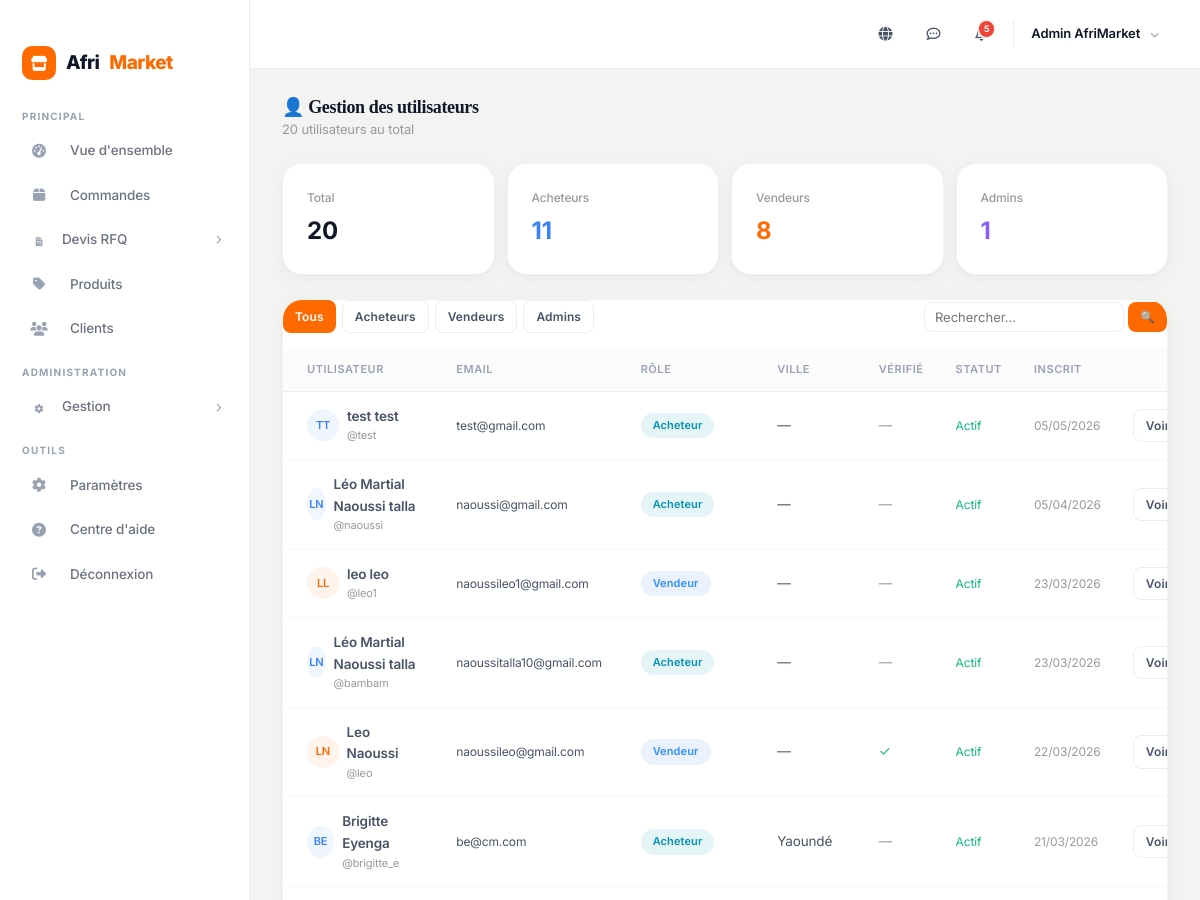
The app's page /fr/dashboard/utilisateurs/ (signed in, upper part), older data.
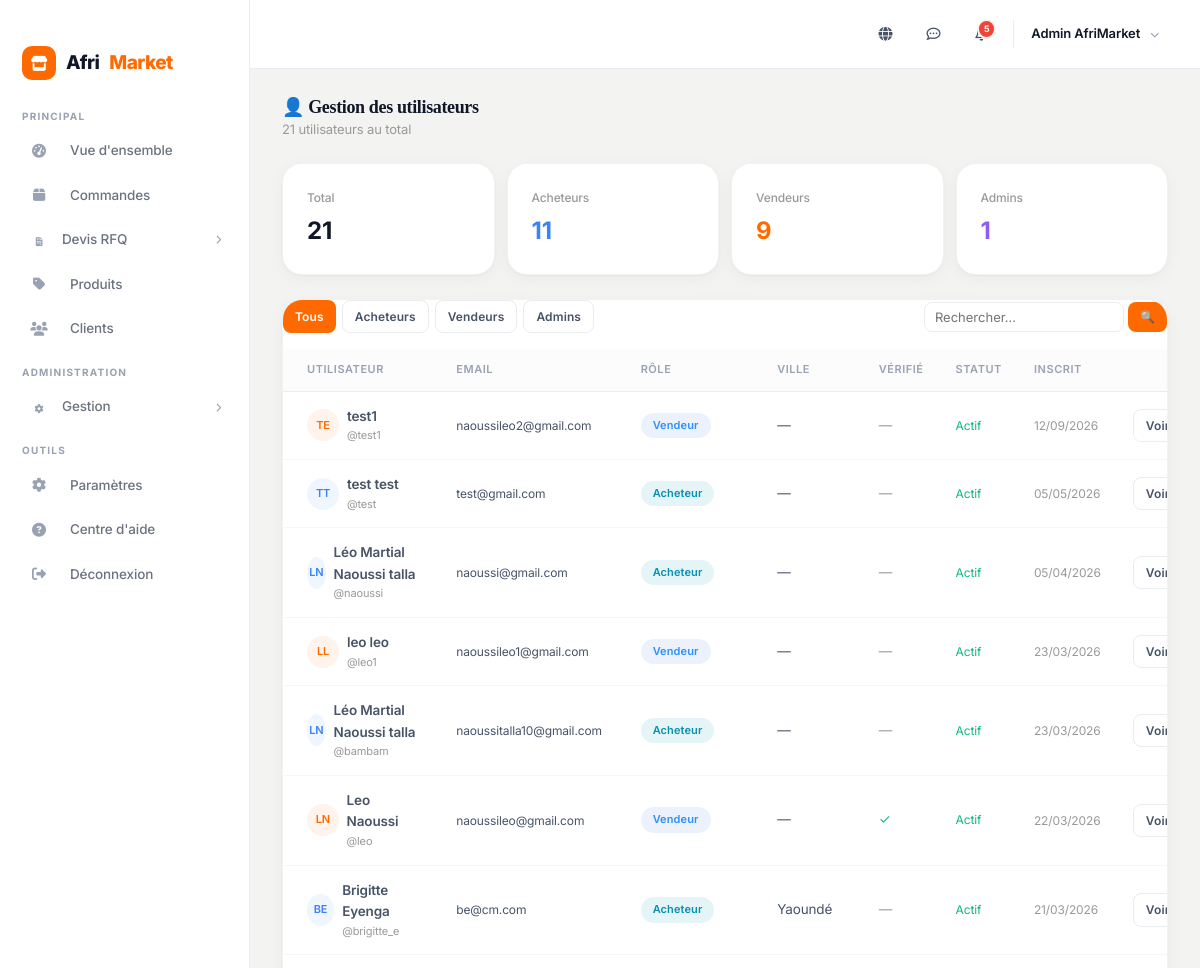
The same page, newer data.
### accounts/models.py (models this page shows, shortened)
class User(AbstractUser):
    ROLE_CHOICES = [
        ('buyer', 'Acheteur'),
        ('seller', 'Vendeur'),
        ('admin', 'Administrateur'),
    ]
    role = models.CharField(max_length=10, choices=ROLE_CHOICES, default='buyer')
    phone = models.CharField(max_length=20, blank=True)
    avatar = models.ImageField(upload_to='avatars/', blank=True, null=True)
    address = models.TextField(blank=True)
    city = models.CharField(max_length=100, blank=True)
    country = models.CharField(max_length=100, default='Cameroun')
    is_verified = models.BooleanField(default=False)
    @property
    def is_seller(self):
        return self.role == 'seller'
    @property
    def display_name(self):
        return self.get_full_name() or self.username
    @property
    def initials(self):
        if self.first_name and self.last_name:
            return f"{self.first_name[0]}{self.last_name[0]}".upper()
        return self.username[:2].upper()

### dashboard/views.py (the view)
# urls.py: path('utilisateurs/', views.admin_users, name='users'),
@login_required
def admin_users(request):
    if not (request.user.is_superuser or request.user.role == 'admin'):
        return redirect('dashboard:index')
    users = User.objects.all().order_by('-date_joined')
    role = request.GET.get('role')
    if role:
        users = users.filter(role=role)
    search = request.GET.get('q', '')
    if search:
        users = users.filter(
            Q(username__icontains=search) | Q(email__icontains=search) |
            Q(first_name__icontains=search) | Q(last_name__icontains=search)
        )
    return render(request, 'dashboard/users.html', {
        'users': users, 'total': users.count(),
        'buyers': User.objects.filter(role='buyer').count(),
        'sellers_count': User.objects.filter(role='seller').count(),
        'admins': User.objects.filter(role='admin').count(),
    })

### cart/context_processors.py (called while the page is built)
def cart_context(request):
    cart = get_cart(request)
    count = sum(item.get('quantity', 0) for item in cart.values())
    total = sum(item.get('price', 0) * item.get('quantity', 0) for item in cart.values())
    return {'cart_count': count, 'cart_total': total}

### cart/utils.py (called while the page is built, shortened)
def get_cart(request):
    if request.user.is_authenticated:
        cart = {}
        return cart
    return request.session.get('cart', {})

### catalog/context_processors.py (called while the page is built)
def categories_context(request):
    wishlist_count = 0
    if request.user.is_authenticated:
        wishlist_count = Wishlist.objects.filter(user=request.user).count()
    return {
        'nav_categories': Category.objects.filter(parent__isnull=True, is_active=True).prefetch_related('children')[:10],
        'wishlist_count': wishlist_count,
    }

### templates/dashboard/users.html (shortened to what this page needs)
{% extends 'dashboard/base.html' %}{% load humanize %}
{% block dash %}
<div class="dash-header"><div><h1>👤 Gestion des utilisateurs</h1><p style="font-size:13px;color:var(--text3);">{{ total }} utilisateur{{ total|pluralize:"s" }} au total</p></div></div>
<div class="stats-grid" style="grid-template-columns:repeat(4,1fr);">
<div class="stat-card"><div class="stat-label">Total</div><div class="stat-value">{{ total }}</div></div>
<div class="stat-card"><div class="stat-label">Acheteurs</div><div class="stat-value" style="color:var(--blue);">{{ buyers }}</div></div>
<div class="stat-card"><div class="stat-label">Vendeurs</div><div class="stat-value" style="color:var(--orange);">{{ sellers_count }}</div></div>
<div class="stat-card"><div class="stat-label">Admins</div><div class="stat-value" style="color:var(--purple);">{{ admins }}</div></div>
</div>
<div class="dash-card">
<div class="dash-card-title">
<div style="display:flex;gap:6px;"><a href="{% url 'dashboard:users' %}" class="btn btn-sm {% if not request.GET.role %}btn-orange{% else %}btn-outline{% endif %}">Tous</a><a href="?role=buyer" class="btn btn-sm {% if request.GET.role == 'buyer' %}btn-orange{% else %}btn-outline{% endif %}">Acheteurs</a><a href="?role=seller" class="btn btn-sm {% if request.GET.role == 'seller' %}btn-orange{% else %}btn-outline{% endif %}">Vendeurs</a><a href="?role=admin" class="btn btn-sm {% if request.GET.role == 'admin' %}btn-orange{% else %}btn-outline{% endif %}">Admins</a></div>
<form method="get" style="display:flex;gap:4px;"><input type="text" name="q" value="{{ request.GET.q|default:'' }}" class="form-control" style="width:200px;padding:6px 10px;" placeholder="Rechercher..."><button class="btn btn-sm btn-orange">🔍</button></form>
</div>
<table class="dash-table"><thead><tr><th>Utilisateur</th><th>Email</th><th>Rôle</th><th>Ville</th><th>Vérifié</th><th>Statut</th><th>Inscrit</th><th></th></tr></thead><tbody>
{% for u in users %}<tr>
<td><div style="display:flex;align-items:center;gap:8px;"><div style="width:32px;height:32px;border-radius:50%;background:{% if u.role == 'seller' %}var(--orange-light){% elif u.role == 'admin' %}#f5f3ff{% else %}var(--blue-bg){% endif %};display:flex;align-items:center;justify-content:center;font-size:11px;font-weight:600;color:{% if u.role == 'seller' %}var(--orange){% elif u.role == 'admin' %}var(--purple){% else %}var(--blue){% endif %};">{{ u.initials }}</div><div><div style="font-weight:600;">{{ u.display_name }}</div><div style="font-size:11px;color:var(--text3);">@{{ u.username }}</div></div></div></td>
<td style="font-size:12px;">{{ u.email }}</td>
<td><span class="status-badge {% if u.role == 'seller' %}st-confirmed{% elif u.role == 'admin' %}st-processing{% else %}st-shipped{% endif %}">{{ u.get_role_display }}</span></td>
<td>{{ u.city|default:"—" }}</td>
<td>{% if u.is_verified %}<span style="color:var(--green);">✓</span>{% else %}<span style="color:var(--text3);">—</span>{% endif %}</td>
<td>{% if u.is_active %}<span style="color:var(--green);font-size:12px;">Actif</span>{% else %}<span style="color:var(--red);font-size:12px;">Inactif</span>{% endif %}</td>
<td style="font-size:12px;color:var(--text3);">{{ u.date_joined|date:"d/m/Y" }}</td>
<td><div style="display:flex;gap:4px;"><a href="{% url 'dashboard:user_detail' u.pk %}" class="btn btn-sm btn-outline">Voir</a></div></td>
</tr>{% endfor %}</tbody></table>
</div>
{% endblock %}

Row changes from the older to the newer data that the page shows:
added User: initials "TE", display_name "test1", username "test1", email "naoussileo2@gmail.com", role "Vendeur", city "—", is_active "Actif", date_joined "12/09/2026"
Text that changed along with them:
{{ total }}: "20" → "21"
{{ sellers_count }}: "8" → "9"
